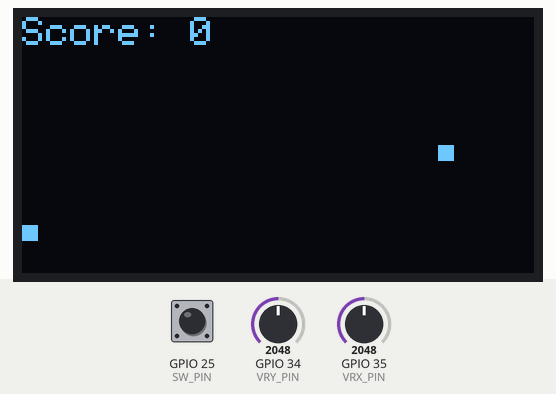
Simulated run of this sketch. Board: ESP32. Parts: 128×64 one-colour display. The test bench sets the inputs (shaded band); at power-on: GPIO 25 (SW_PIN) HIGH, GPIO 35 (VRX_PIN) = 2048, GPIO 34 (VRY_PIN) = 2048. Random numbers use the default seed unless the sketch sets one.

Above: at 1.2 s.
1.3 s: GPIO 25 (SW_PIN) pulled LOW for 1 s
At 2.53 s:
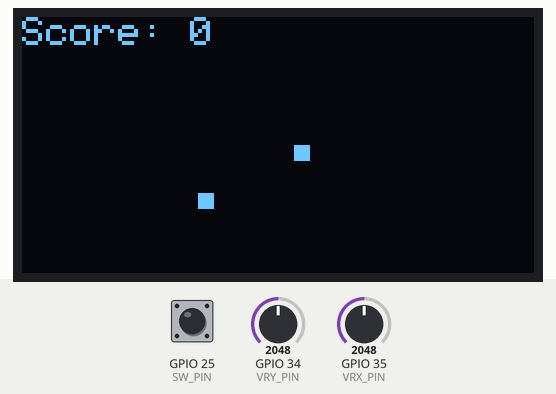
2.9 s: GPIO 35 (VRX_PIN) set to 3040
At 3.03 s:
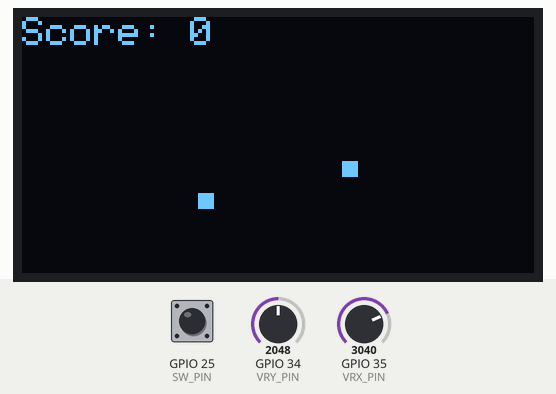
4.5 s: GPIO 25 (SW_PIN) pulled LOW for 0.15 s
At 5.1 s:
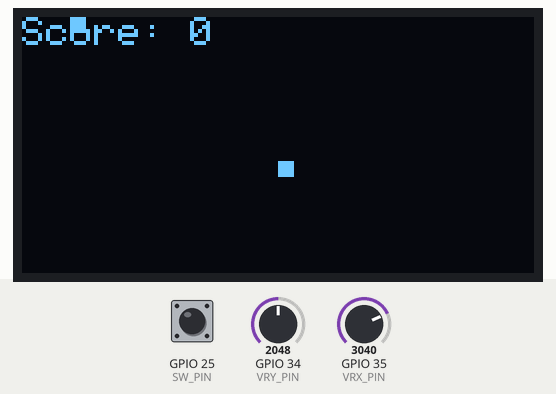
5.2 s: GPIO 34 (VRY_PIN) set to 3040
At 5.36 s:
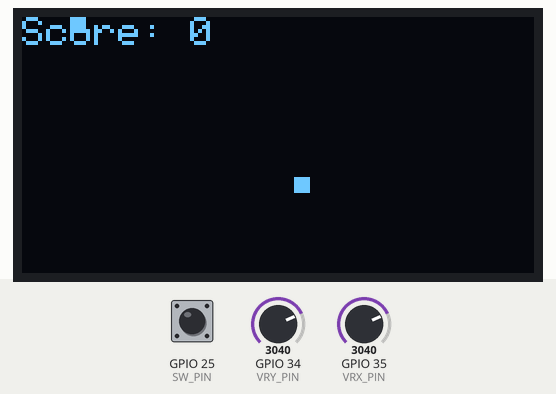
Timing chart, 0 to 7.7 s (numbered marks = the images above; inputs shaded):
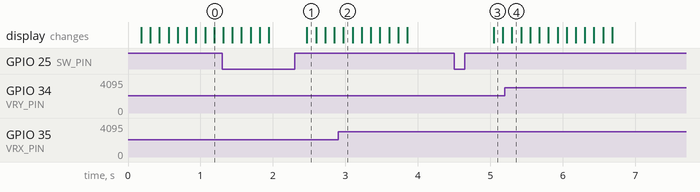

Measured:
- after the input at 4.5 s, the display: changes after 0.55 s (image 3)

The sketch:

Snake_Joystick_Game.ino
```cpp
#include <Adafruit_GFX.h>
#include <Adafruit_SSD1306.h>

#define SCREEN_WIDTH 128
#define SCREEN_HEIGHT 64
#define OLED_RESET -1
Adafruit_SSD1306 display(SCREEN_WIDTH, SCREEN_HEIGHT, &Wire, OLED_RESET);

// Joystick pins (updated for correct orientation)
#define VRX_PIN 35  // Y-axis
#define VRY_PIN 34  // X-axis
#define SW_PIN 25

const int SNAKE_SIZE = 4;
const int MAX_LENGTH = 100; // Max number of segments

int snakeX[MAX_LENGTH], snakeY[MAX_LENGTH];
int length = 1;

int foodX = 20, foodY = 20;
int dirX = 1, dirY = 0;
int speed = SNAKE_SIZE;
int score = 0;
bool gameOver = false;

void setup() {
  Serial.begin(115200);
  pinMode(VRX_PIN, INPUT);
  pinMode(VRY_PIN, INPUT);
  pinMode(SW_PIN, INPUT_PULLUP);

  if (!display.begin(SSD1306_SWITCHCAPVCC, 0x3C)) {
    Serial.println("SSD1306 allocation failed");
    for (;;);
  }

  randomSeed(analogRead(0));
  resetGame();
}

void loop() {
  if (gameOver) {
    display.clearDisplay();
    display.setTextSize(1);
    display.setTextColor(SSD1306_WHITE);
    display.setCursor(20, 20);
    display.println("   GAME OVER");
    display.setCursor(20, 35);
    display.print(" Score: ");
    display.println(score);
    display.setCursor(10, 50);
    display.display();

    if (digitalRead(SW_PIN) == LOW) {
      delay(500);  // debounce
      resetGame();
    }
    return;
  }

  // Joystick control
  int xVal = analogRead(VRY_PIN);
  int yVal = analogRead(VRX_PIN);

  if (xVal < 1000 && dirX == 0) { dirX = -1; dirY = 0; } // Left
  else if (xVal > 3000 && dirX == 0) { dirX = 1; dirY = 0; } // Right
  else if (yVal < 1000 && dirY == 0) { dirX = 0; dirY = -1; } // Up
  else if (yVal > 3000 && dirY == 0) { dirX = 0; dirY = 1; } // Down

  // Move snake body
  for (int i = length - 1; i > 0; i--) {
    snakeX[i] = snakeX[i - 1];
    snakeY[i] = snakeY[i - 1];
  }

  // Move head
  snakeX[0] += dirX * speed;
  snakeY[0] += dirY * speed;

  // Collision with wall
  if (snakeX[0] < 0 || snakeX[0] >= SCREEN_WIDTH || snakeY[0] < 0 || snakeY[0] >= SCREEN_HEIGHT) {
    gameOver = true;
    return;
  }

  // Collision with self
  for (int i = 1; i < length; i++) {
    if (abs(snakeX[0] - snakeX[i]) < SNAKE_SIZE && abs(snakeY[0] - snakeY[i]) < SNAKE_SIZE) {
      gameOver = true;
      return;
    }
  }

  // Eat food
  if (abs(snakeX[0] - foodX) < SNAKE_SIZE && abs(snakeY[0] - foodY) < SNAKE_SIZE) {
    foodX = random(0, SCREEN_WIDTH / SNAKE_SIZE) * SNAKE_SIZE;
    foodY = random(0, SCREEN_HEIGHT / SNAKE_SIZE) * SNAKE_SIZE;
    if (length < MAX_LENGTH) length++;
    score++;
  }

  // Draw game
  display.clearDisplay();

  // Draw food
  display.fillRect(foodX, foodY, SNAKE_SIZE, SNAKE_SIZE, SSD1306_WHITE);

  // Draw snake
  for (int i = 0; i < length; i++) {
    display.fillRect(snakeX[i], snakeY[i], SNAKE_SIZE, SNAKE_SIZE, SSD1306_WHITE);
  }

  // Display score
  display.setTextSize(1);
  display.setCursor(0, 0);
  display.print("Score: ");
  display.println(score);

  display.display();
  delay(100);
}

void resetGame() {
  snakeX[0] = 64;
  snakeY[0] = 32;
  length = 1;
  dirX = 1;
  dirY = 0;
  score = 0;
  gameOver = false;
  foodX = random(0, SCREEN_WIDTH / SNAKE_SIZE) * SNAKE_SIZE;
  foodY = random(0, SCREEN_HEIGHT / SNAKE_SIZE) * SNAKE_SIZE;
}
```
